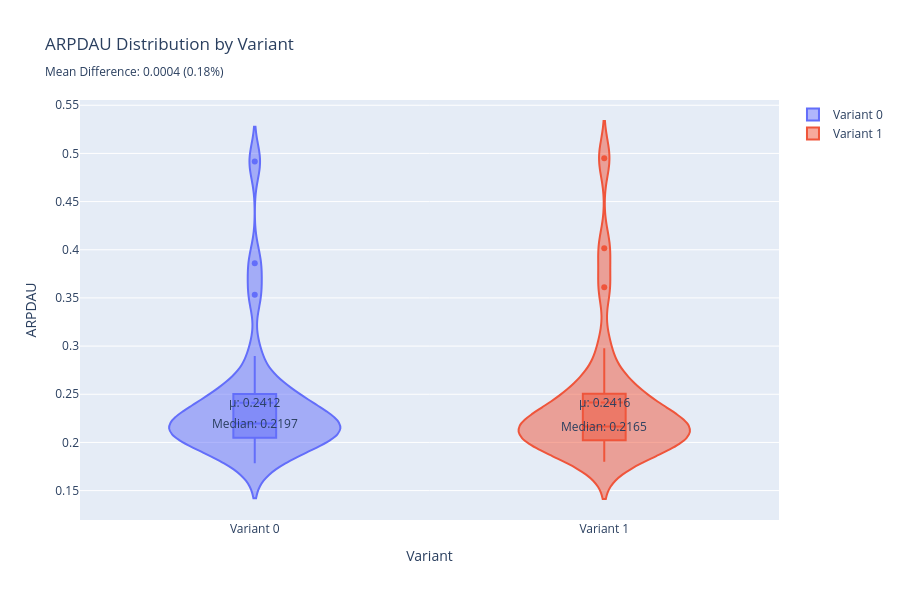

Notebook code cell kept with this figure:
### Code cell
# Violin plot of ARPDAU distribution per variant with mean and median annotations
# Create a distribution plot with mean and median marks
fig = go.Figure()

# Add violin plots for each variant
for variant in sorted(datametrics['variant'].unique()):
    variant_data = datametrics[datametrics['variant'] == variant]['arpdau']
    fig.add_trace(go.Violin(
        y=variant_data,
        name=f'Variant {variant}',
        box_visible=True,
        meanline_visible=True,
        points='outliers'  # Show outlier points
    ))

# Calculate means and medians for annotations
variant_stats = datametrics.groupby('variant')['arpdau'].agg(['mean', 'median']).reset_index()
mean_diff = variant_stats.loc[1, 'mean'] - variant_stats.loc[0, 'mean']
relative_diff = (mean_diff / variant_stats.loc[0, 'mean']) * 100

# Add annotations for mean and median values
for idx, row in variant_stats.iterrows():
    fig.add_annotation(
        x=idx,
        y=row['mean'],
        text=f"μ: {row['mean']:.4f}",
        showarrow=False,
        arrowhead=2,
        arrowsize=1,
        arrowwidth=2,
        arrowcolor="green"
    )
    fig.add_annotation(
        x=idx,
        y=row['median'],
        text=f"Median: {row['median']:.4f}",
        showarrow=False,
        arrowhead=2,
        arrowsize=1,
        arrowwidth=2,
        arrowcolor="blue"
    )

fig.update_layout(
    title=f'ARPDAU Distribution by Variant<br><sub>Mean Difference: {mean_diff:.4f} ({relative_diff:.2f}%)</sub>',
    yaxis_title='ARPDAU',
    xaxis_title='Variant',
    violinmode='overlay',
    height=600,
    width=900,
    showlegend=True
)

fig.show()

### Figure 1 — Plotly figure (JSON) as saved in the notebook; plotly's stock layout.template omitted (floating-point values rounded to 4 significant figures)
{"data": [{"box": {"visible": true}, "meanline": {"visible": true}, "name": "Variant 0", "points": "outliers", "type": "violin", "y": [0.2127, 0.3861, 0.256, 0.2522, 0.1829, 0.259, 0.2495, 0.2014, 0.4916, 0.3533, 0.2897, 0.2203, 0.2184, 0.2146, 0.2016, 0.2138, 0.2376, 0.2303, 0.2105, 0.2182, 0.2246, 0.1939, 0.1997, 0.2364, 0.2322, 0.2035, 0.1783, 0.2197, 0.2055]}, {"box": {"visible": true}, "meanline": {"visible": true}, "name": "Variant 1", "points": "outliers", "type": "violin", "y": [0.2155, 0.4014, 0.2551, 0.249, 0.1799, 0.2579, 0.267, 0.1979, 0.4951, 0.3611, 0.2977, 0.2257, 0.2107, 0.2392, 0.2137, 0.2029, 0.2222, 0.2285, 0.2165, 0.2146, 0.2207, 0.2009, 0.1929, 0.2149, 0.2365, 0.1952, 0.1877, 0.1938, 0.2122]}], "layout": {"annotations": [{"arrowcolor": "green", "arrowhead": 2, "arrowsize": 1, "arrowwidth": 2, "showarrow": false, "text": "μ: 0.2412", "x": 0, "y": 0.2412}, {"arrowcolor": "blue", "arrowhead": 2, "arrowsize": 1, "arrowwidth": 2, "showarrow": false, "text": "Median: 0.2197", "x": 0, "y": 0.2197}, {"arrowcolor": "green", "arrowhead": 2, "arrowsize": 1, "arrowwidth": 2, "showarrow": false, "text": "μ: 0.2416", "x": 1, "y": 0.2416}, {"arrowcolor": "blue", "arrowhead": 2, "arrowsize": 1, "arrowwidth": 2, "showarrow": false, "text": "Median: 0.2165", "x": 1, "y": 0.2165}], "height": 600, "showlegend": true, "title": {"text": "ARPDAU Distribution by Variant<br><sub>Mean Difference: 0.0004 (0.18%)</sub>"}, "violinmode": "overlay", "width": 900, "xaxis": {"title": {"text": "Variant"}}, "yaxis": {"title": {"text": "ARPDAU"}}}}
